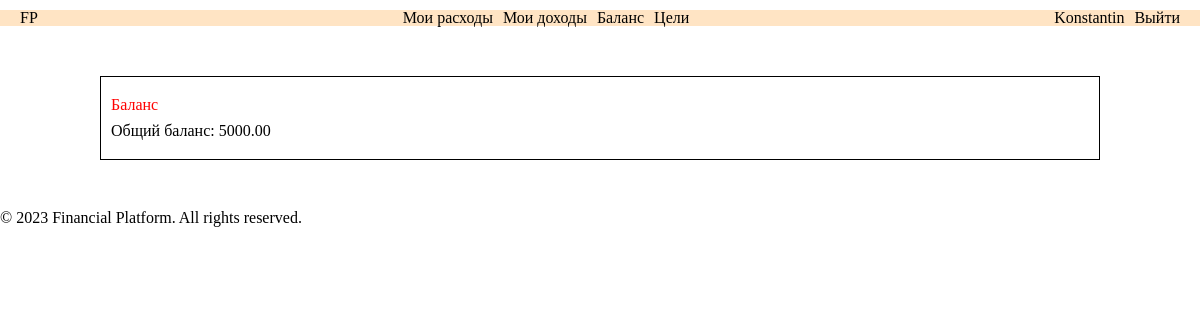
Before: /balance/ (signed in) with the older database file.
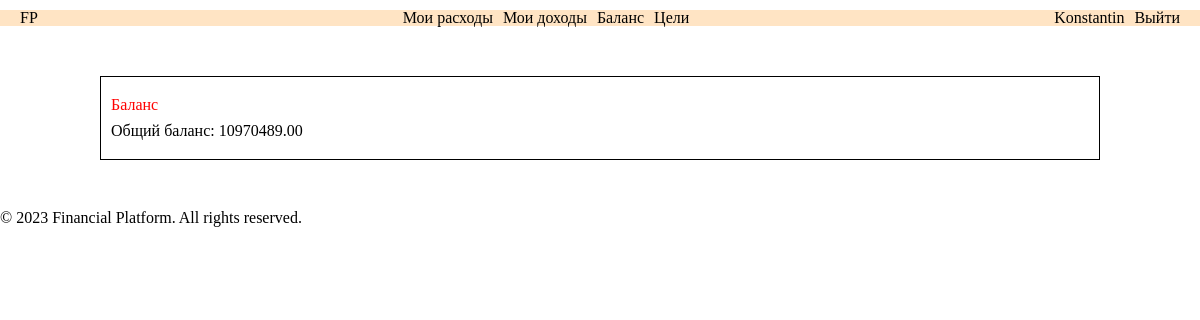
After: the same page with the newer database file.
### balance/models.py (models this page shows, shortened)
class Balance(models.Model):
    balance_id = models.AutoField(primary_key=True)
    user = models.ForeignKey(User, on_delete=models.CASCADE)
    total_balance = models.DecimalField(max_digits=10, decimal_places=2, null=True)

### balance/views.py (the view)
# urls.py: path('', views.balance, name='balance'),
def balance(request):
    user = request.user
    calculate_balance(user)
    balance = Balance.objects.get(user=user)
    return render(request, 'balance/balance.html', {'balance': balance})

### balance/views.py (called while the page is built)
def calculate_balance(user):
    incomes_sum = Income.objects.filter(user=user).aggregate(total=models.Sum('amount'))['total'] or 0
    expenses_sum = Expense.objects.filter(user=user).aggregate(total=models.Sum('amount'))['total'] or 0
    total_balance = incomes_sum - expenses_sum
    balance, created = Balance.objects.get_or_create(user=user)
    balance.total_balance = total_balance
    balance.save()

### balance/templates/balance/balance.html
{% extends 'base.html' %}
{% load static %}
{% block content %}
        <div class="expenses card">
                <h1>Баланс</h1>
                <p class="erty">Общий баланс: {{ balance.total_balance }}</p>
        </div>
{% endblock %}

Changed rows visible on the page:
changed Balance: total_balance "5000.00" → "10970489.00"
